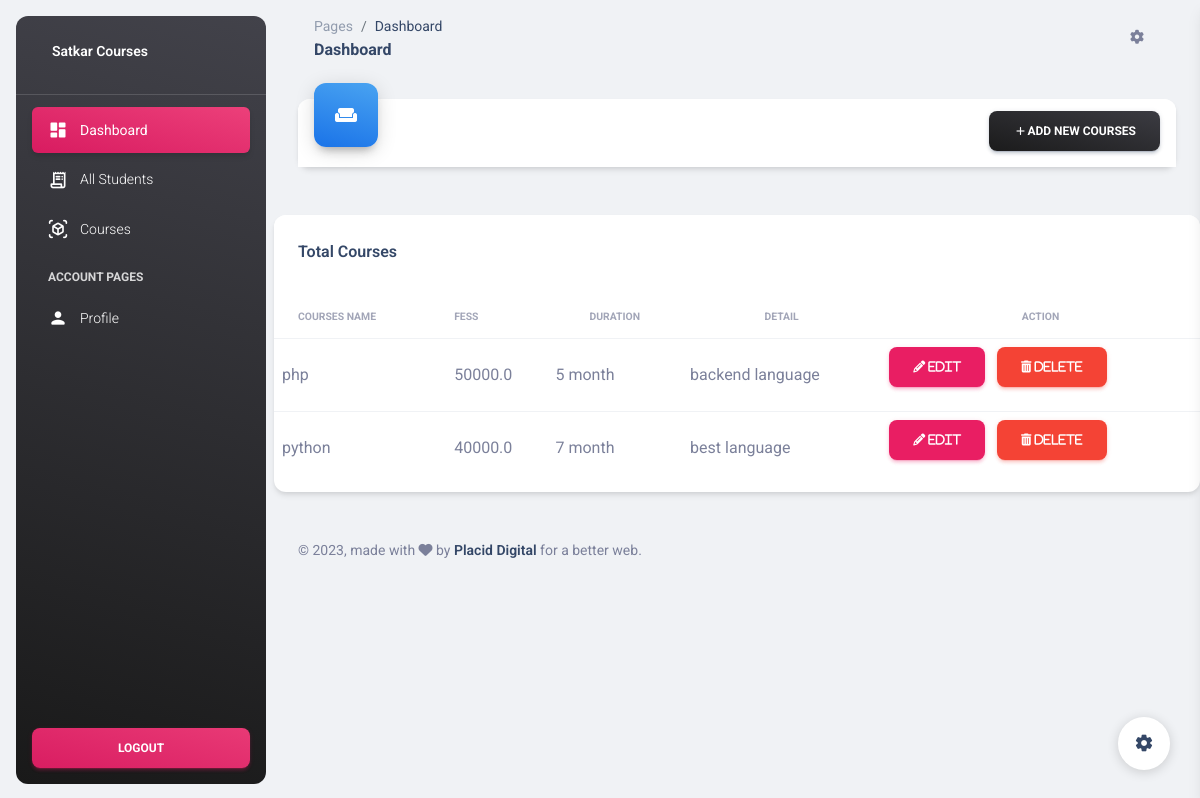
The page /teachers/ on the database as committed earlier.
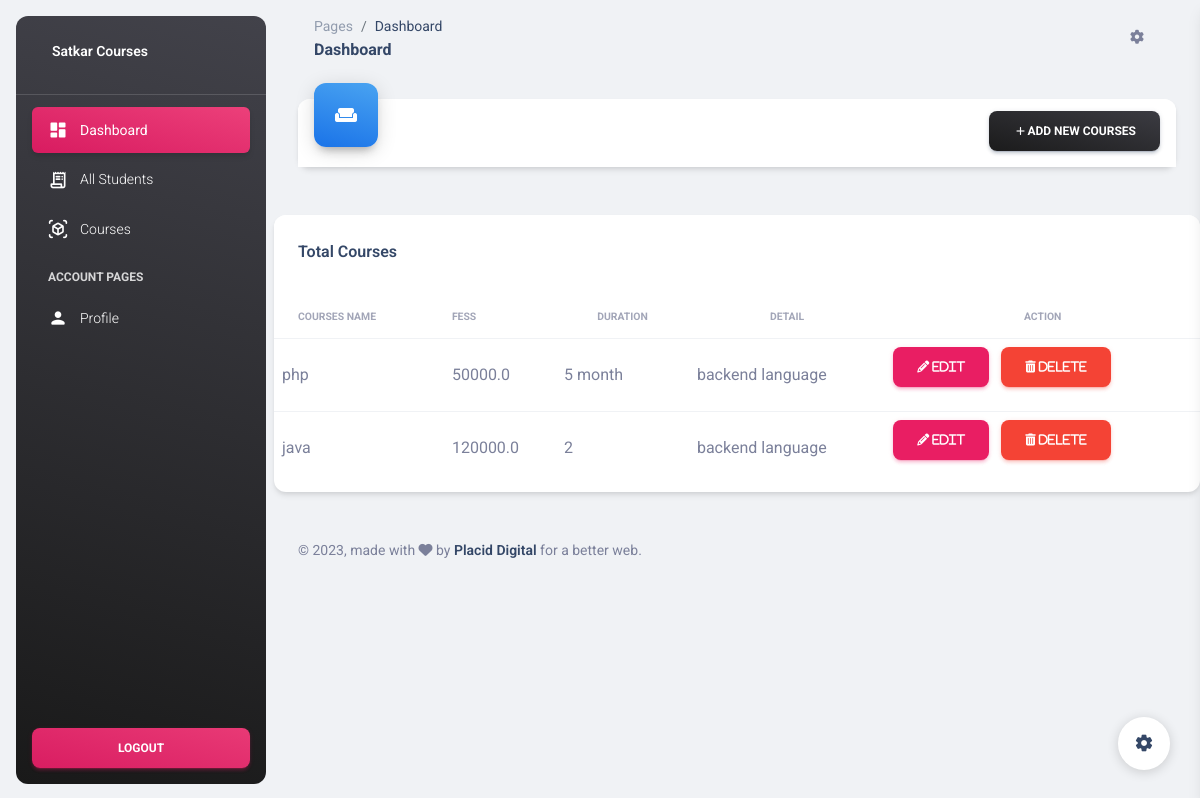
The same page on the database as committed later.
### app/models.py (models this page shows)
class student_dashboard(models.Model):
    Course_Name = models.CharField(max_length=200)
    Fess = models.FloatField()
    Duration = models.CharField(max_length=100)
    Description = models.TextField()

### app/views.py (the view)
# urls.py: path('teachers/',views.teachers),
def teachers(request):
    tab = student_dashboard.objects.all()
    return render(request,'teachers.html',{'tab':tab})

### app/templates/teachers.html (shortened to what the changed rows need)
{% load static %}
<!DOCTYPE html>
<html lang="en">
<head>
  <link href="{% static 'css/nucleo-icons.css'%}" rel="stylesheet" />
  <link href="{% static 'css/nucleo-svg.css' %}" rel="stylesheet" />
  <link id="pagestyle" href="{% static 'css/material-dashboard.css' %}" rel="stylesheet" />
</head>
<body class="g-sidenav-show  bg-gray-200">
  <main class="main-content position-relative max-height-vh-100 h-100 border-radius-lg ">
    <div class="row mt-4 mb-4">
      <div class="col-lg-12 col-md-6 mb-md-0 mb-4">
        <div class="card">
          <div class="card-body px-0 pb-2">
            <div class="table-responsive">
              <table class="table align-items-center mb-0">
                <thead>
                  <tr>
                    <th class="text-uppercase text-secondary text-xxs font-weight-bolder opacity-7">Courses Name</th>
                    <th class="text-uppercase text-secondary text-xxs font-weight-bolder opacity-7 ps-2">Fess</th>
                    <th class="text-center text-uppercase text-secondary text-xxs font-weight-bolder opacity-7">
                      Duration</th>
                    <th class="text-center text-uppercase text-secondary text-xxs font-weight-bolder opacity-7">
                      Detail</th>
                      <th class="text-center text-uppercase text-secondary text-xxs font-weight-bolder opacity-7">
                        Action</th>
                  </tr>
                </thead>
                <tbody>
                  {% if tab %}
                  {% for i in tab %}
                  <tr>
                    <td>{{i.Course_Name}}</td>
                    <td>{{i.Fess}}</td>
                    <td>{{i.Duration}}</td>
                    <td>{{i.Description}}</td>
                    <td><a class="btn btn-primary" href="/update/{{i.id}}"><i class="fa fa-pencil">
                          Edit</i></a>&nbsp&nbsp
                      <a class="btn btn-danger" href="/delete/{{i.id}}"
                        onclick="return confirm('Are you sure you want to delete this?')">
                        <i class="fa fa-trash"> Delete </i></a>
                    </td>
                  </tr>
                  {% endfor %}
                  {% endif %}
                </tbody>
              </table>
            </div>
          </div>
        </div>
      </div>
    </div>
  </main>
</body>
</html>

Rows that differ between the two databases and show on the page:
removed student_dashboard: Course_Name "python", Fess "40000.0", Duration "7 month", Description "best language"
added student_dashboard: Course_Name "java", Fess "120000.0", Duration "2", Description "backend language"
